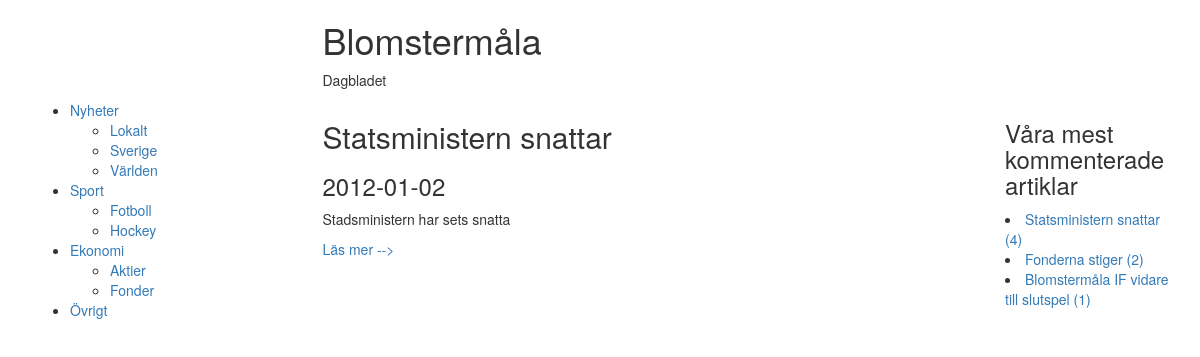
The app's page /index.php?cat=1&sub_cat=0 with its own data.
### tables this page shows
create table Sub_Category
(SubCategoryID     int NOT NULL AUTO_INCREMENT,
 SubCategoryname	varchar(50),
 CategoryID			int NOT NULL,
 primary key (SubCategoryID),
 foreign key (CategoryID) references Category(CategoryID));

create table Category
(CategoryID     int NOT NULL AUTO_INCREMENT,
 Categoryname	varchar(50),
 primary key (CategoryID));

create table Article
(Title			varchar(100),
 Preamble     		varchar(200),
 Content     		text,
 Date			date,
 ArticleID		int NOT NULL AUTO_INCREMENT,
 SubCategoryID	int NOT NULL,
 primary key (ArticleID),
 foreign key (SubCategoryID) references Sub_Category(SubCategoryID));

### index.php (the view, shortened to what this page needs)
<?php
  include('db.php');
?>
<!DOCTYPE html>
<html>
  <head>
    <link href="css/bootstrap.min.css" rel="stylesheet">
  </head>
	<body>
	<div class="container">
	<div class="row">
		<div class="col-md-6 col-md-offset-3">
			<h1>Blomstermåla</h1>
			<p>Dagbladet</p>
		</div>
	</div>
	<div class="row">
	<div class="col-md-3">
	<?php
    $sql = "select Category.CategoryID, Categoryname, SubCategoryname, SubCategoryID from Category left join Sub_Category on Sub_Category.CategoryID=Category.CategoryID order by Category.CategoryID";
    $result = mysqli_query($link, $sql);
$owner = "";
echo("<ul>\n");
while ($row = mysqli_fetch_array($result))
{
	if (($row[1]!=$owner) && ($owner!="")){
			echo("\t</ul>\n</li>\n");
		}
	if ($row[1]!=$owner){
		echo('<li><a href="index.php?cat='.$row[0].'&sub_cat=0">'.$row[1]."</a>\n\t<ul>\n");
		$owner=$row[1];
	}
	if($row[2]!=null){
		echo('<li><a href="index.php?cat='.$row[0].'&sub_cat='.$row[3].'">'.$row[2].'</a></li>');
	}
}
echo("\t</ul>\n</li>\n");
echo("</ul>\n");
?>
	</div>
	<div class="col-md-7">
				<?php
$cat = $_GET['cat'];
$sub_cat = $_GET['sub_cat'];
if ($cat==null)
{
	$sql = "select Title, Preamble, Date, ArticleID from Article order by ArticleID desc limit 5";
}
else
{
	if ($sub_cat=="0"){
	$sql = "select Title, Preamble, Date, ArticleID from Article join Sub_Category on Article.SubCategoryID=Sub_Category.SubCategoryID join Category on Sub_Category.CategoryID=Category.CategoryID where Category.CategoryID='$cat'";
}
	else{
		$sql = "select Title, Preamble, Date, ArticleID from Article join Sub_Category on Article.SubCategoryID=Sub_Category.SubCategoryID join Category on Sub_Category.CategoryID=Category.CategoryID where Sub_Category.SubCategoryID='$sub_cat' and Category.CategoryID='$cat'";
	}
}
$result = mysqli_query($link, $sql);
while ($row = mysqli_fetch_array($result))
{
	echo('<div class="newsitem">');
	echo("\t\t<h2>".$row[0]."</h2>\n");
	echo('<h3>'.$row[2].'</h3>');
	echo('<p class="Preamble">'.$row[1].'</p>');
	echo('<a href="Article.php?ArtID='.$row[3].'">Läs mer --></a>');
	echo('</div>');
}
?>
	</div>
	<div class="col-md-2">
		<h3>Våra mest kommenterade artiklar</h3>
		<?php
$sql = "select Article.ArticleID, Article.Date, Article.Title, count(Comment.ArticleID) as NumberOfComments from Comment left join Article on Comment.ArticleID=Article.ArticleID group by Title order by NumberOfComments desc limit 3";
$result = mysqli_query($link, $sql);
while ($row = mysqli_fetch_array($result))
{
	echo('<li><a href="Article.php?ArtID='.$row[0].'">'.$row[2].' ('.$row[3].')</a></li>');
}
?>
	</div>
	</div>
	</body>
</html>

### records on screen
sub_category: CategoryID.Categoryname "Nyheter", SubCategoryname "Lokalt"
sub_category: SubCategoryname "Sverige"
sub_category: SubCategoryname "Världen"
sub_category: CategoryID.Categoryname "Sport", SubCategoryname "Fotboll"
sub_category: SubCategoryname "Hockey"
sub_category: CategoryID.Categoryname "Ekonomi", SubCategoryname "Aktier"
sub_category: SubCategoryname "Fonder"
category: Categoryname "Övrigt"
article: Title "Statsministern snattar", Date "2012-01-02", Preamble "Stadsministern har sets snatta", row "4"
article: Title "Fonderna stiger", row "2"
article: Title "Blomstermåla IF vidare till slutspel", row "1"
